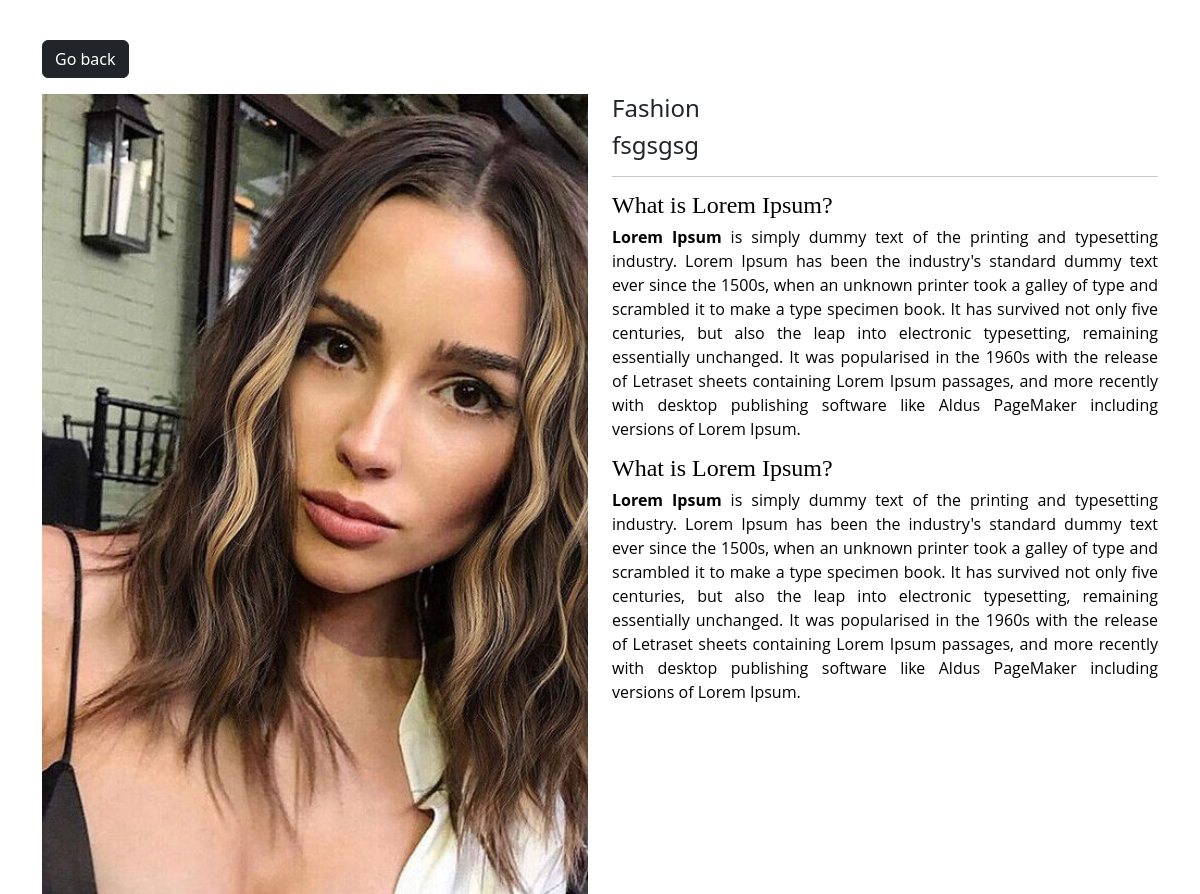
The app's page /photo/74/ (signed in) with its own data.
### myapp/models.py (models this page shows, shortened)
class Photo(models.Model):
     category = models.ForeignKey(Category, on_delete=models.SET_NULL, null=True)
     title = models.CharField(max_length=100, null=True, blank=True)
     image = models.ImageField(null=False, blank=False)
     description = models.TextField()
     created=models.DateTimeField(auto_now=True,null=True)
     updated=models.DateTimeField(auto_now=True,null=True)

class Category(models.Model):
     user = models.ForeignKey(User, on_delete=models.SET_NULL, null=True, blank=True)
     name = models.CharField(max_length=100,   null=False, blank=False)
     def __str__(self):
          return self.name

### myapp/views.py (the view)
# urls.py: path('photo/<str:pk>/', views.viewPhoto, name= "photo"),
@login_required(login_url='login')
def viewPhoto(request, pk):
     photo = Photo.objects.get(id=pk)
     context = {
          'photo':photo
     }
     return render(request, 'photos/photo.html', context)

### myapp/templates/photos/photo.html (shortened to what this page needs)
<!DOCTYPE html>
<html lang="en">
<head>
     <link href="https://cdn.jsdelivr.net/npm/bootstrap@5.3.1/dist/css/bootstrap.min.css" rel="stylesheet">
</head>
<body class="m-4">
     <div class="container">
          <div class="row justify-content-center">
               <div class="col">
                    <a href="{% url 'gallary' %}" class="btn btn-dark my-3">Go back</a>
                    <div style="height: 90vh;">
                         <div class="row">
                              <div class="col-lg-6 col-md-12">
                                   <img src="{{ photo.image.url }}" alt="" class="image-thumbail">
                              </div>
                              <div class="col-lg-6 col-md-12">
                                   <h4>{{ photo.category}}</h4>
                                   <h4>  {{ photo.title}}</h4>
                                   <hr>
                                   <p>{{ photo.description|safe}}</p>
                              </div>
                         </div>
                    </div>
               </div>
          </div>
     </div>
</body>
</html>

### myapp/templates/photos/photo.html (style rules this page uses)
.image-thumbail { height: 800px; width: 100%; object-fit: cover; }

### records on screen
Photo: image (picture), category "Fashion", title "fsgsgsg", description "What is Lorem Ipsum? Lorem Ipsum is simply dummy text of the printing and typesetting industry. Lorem Ipsum has been the industry's standard dummy text ever since the 1500s, when an unknown printer took a galley of type and scrambled it to make a type specimen book. It has survived not only five centuries, but also the leap into electronic typesetting, remaining essentially unchanged. It was popularised in the 1960s with the release of Letraset sheets containing Lorem Ipsum passages, and more recently with desktop publishing software like Aldus PageMaker including versions of Lorem Ipsum. What is Lorem Ipsum? Lorem Ipsum is simply dummy text of the printing and typesetting industry. Lorem…"
